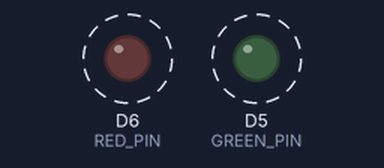
This sketch was run on a simulated ESP8266 (NodeMCU). Shown: output pins drawn as LEDs (lit = HIGH). Dashed ring = blinking.

Above: at 0.2 s.
Timing chart, 0 to 4.6 s (numbered marks = the images above):
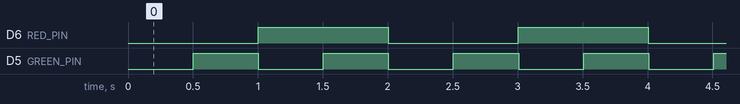

The sketch:

BlinkTwoLEDs.ino
```cpp
/*********************************************************************
 *  Blink 2 LEDS at the same time
 *  I know, amazing right?
 *
 *  By Brian Lough
 *  https://www.youtube.com/channel/UCezJOfu7OtqGzd5xrP3q6WA
 *********************************************************************/


#define GREEN_PIN D5
#define RED_PIN D6

unsigned long lastRedTime;
unsigned long lastGreenTime;

bool greenLedOn = false;
bool redLedOn = false;

void setup() {
  pinMode(GREEN_PIN, OUTPUT);
  pinMode(RED_PIN, OUTPUT);
}

void loop() {
  // millis returns number of milliseconds since device started up
  unsigned long now = millis();

  // Red changes every 1 second
  if(now - lastRedTime > 1000)
  {
    redLedOn = !redLedOn;
    digitalWrite(RED_PIN, redLedOn);
    lastRedTime = now;
  }

  // Green Changes every 0.5 seconds
  if(now - lastGreenTime > 500)
  {
    greenLedOn = !greenLedOn;
    digitalWrite(GREEN_PIN, greenLedOn);
    lastGreenTime = now;
  }
}
```

Measured:
- by itself, D6 (RED_PIN): alternates HIGH for 1.0 s and LOW for 1.0 s
- by itself, D5 (GREEN_PIN): alternates HIGH for 0.50 s and LOW for 0.50 s
- by itself, everything shown: repeats every 2.0 s, in 6 steps
